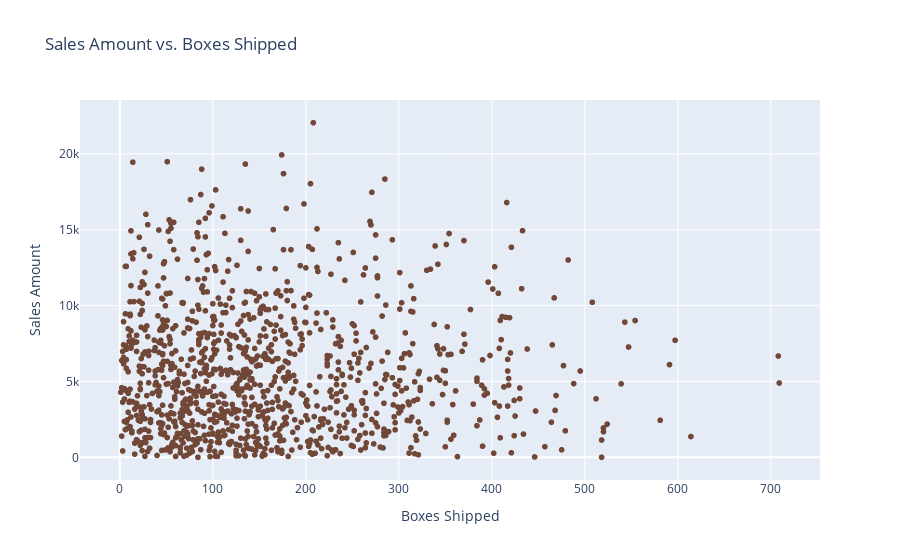

The cell this chart's notebook holds for it:
### Markdown cell above
- The boxes shipped per country are shown in the bar chart above, showing a more significant difference in the countries compared to the total sales, which could be attributed to some countries buying less but more expensive boxes.

### Code cell
# Calculate correlation between Sales Amount and Boxes Shipped
correlation = df["Amount"].corr(df["Boxes Shipped"])
print(f"Correlation between Sales Amount and Boxes Shipped: {correlation}")

# Create Scatter Plot in Plotly
fig_scatter = px.scatter(df, 
                         x="Boxes Shipped", 
                         y="Amount", 
                         title="Sales Amount vs. Boxes Shipped",
                         labels={"Boxes Shipped": "Boxes Shipped", "Amount": "Sales Amount"},
                         color_discrete_sequence=["#714737"])

# Show the figure
fig_scatter.show()

### Figure 1 — Plotly figure (JSON) as saved in the notebook; plotly's stock layout.template omitted (floating-point values rounded to 4 significant figures; data arrays with more than 128 entries replaced by an {"elided": "..."} marker saying what was removed)
{"data": [{"hovertemplate": "Boxes Shipped=%{x}<br>Sales Amount=%{y}<extra></extra>", "legendgroup": "", "marker": {"color": "#714737", "symbol": "circle"}, "mode": "markers", "name": "", "showlegend": false, "type": "scattergl", "x": {"elided": "1094 int values"}, "xaxis": "x", "y": {"elided": "1094 int values"}, "yaxis": "y"}], "layout": {"legend": {"tracegroupgap": 0}, "title": {"text": "Sales Amount vs. Boxes Shipped"}, "xaxis": {"anchor": "y", "domain": [0, 1], "title": {"text": "Boxes Shipped"}}, "yaxis": {"anchor": "x", "domain": [0, 1], "title": {"text": "Sales Amount"}}}}
